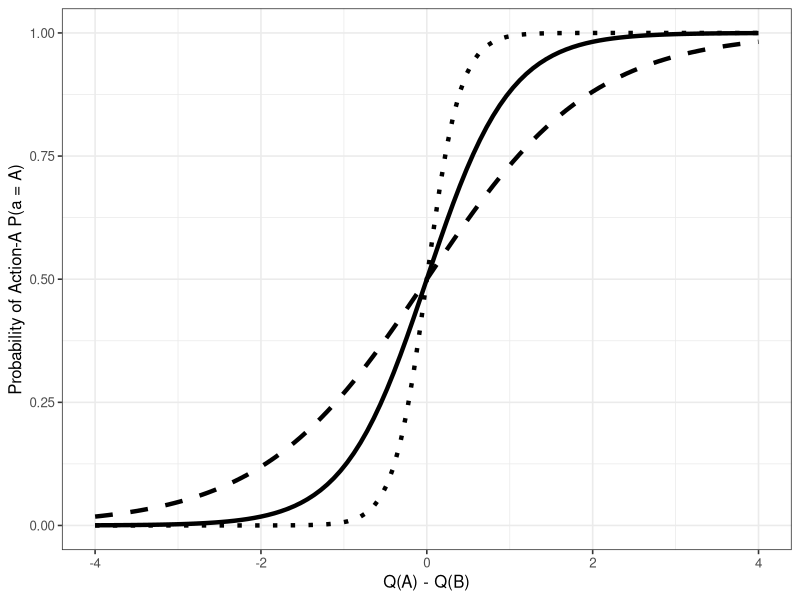

Reproduce this figure in R.
# ----------------------------------------------------- #
# ソフトマックス関数のプロット
# ----------------------------------------------------- #

# メモリとグラフのクリア
rm(list=ls())
graphics.off()

# 描画のためのライブラリ読み込み
library(tidyverse)

# 逆温度betaの値
beta_plot <- c(2.0, 1, 5) 

# ソフトマックス関数の定義
smax <- function(x, beta) {
  return(1/(1 + exp( - beta * x)))
}

# 描画のためのウィンドウの生成
#x11()

# プロット
g <-
  data.frame(X = c(-4, 4)) %>%
    ggplot(aes(x = X)) +
    mapply(function(beta, lt) stat_function(fun = smax, args = beta, linetype = lt, size = 1.5),
    beta_plot, c(1,2,3)) +
  ylab('Probability of Action-A P(a = A)') +
  xlab('Q(A) - Q(B)') +
  theme_bw(base_size = 12)

print(g)

# 保存するときは以下をコメントアウト 
# (作業ディレクトリにディレクトリ./figs/を作る必要がある)
# ggsave(file = paste0("./figs/softmax.eps"), g) 
